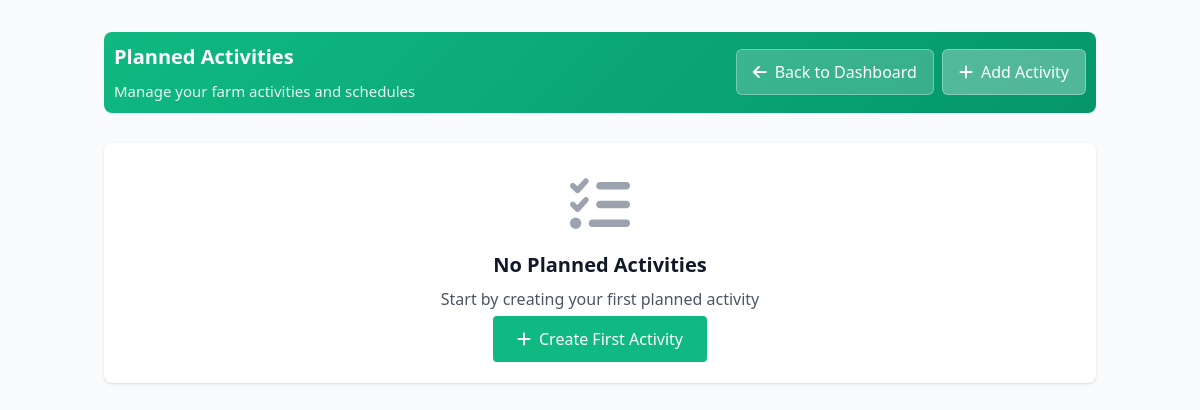
The app's page /plannedactivities/, older data.
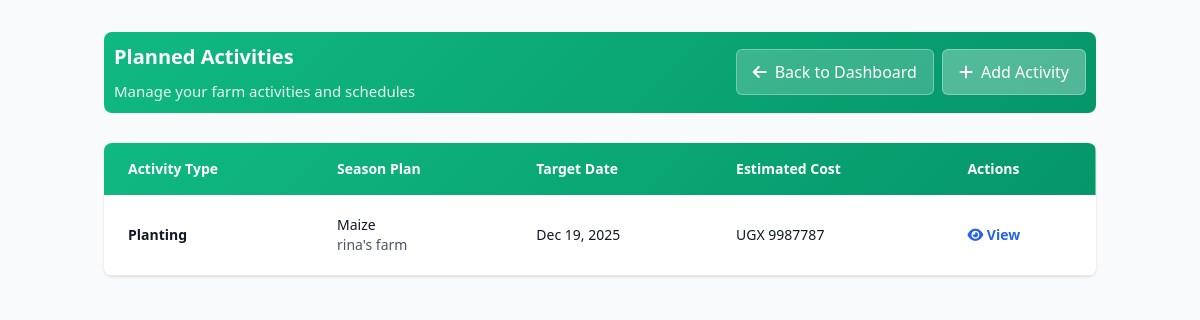
The same page, newer data.
### farmcore/models.py (models this page shows, shortened)
class PlannedActivity(models.Model):
    ACTIVITY_CHOICES = [
        ('land_preparation', 'Land Preparation'),
        ('planting', 'Planting'),
        ('weeding', 'Weeding'),
        ('spraying', 'Spraying'),
        ('harvesting', 'Harvesting'),
    ]
    season_plan = models.ForeignKey(SeasonPlan, on_delete=models.CASCADE)
    activity_type = models.CharField(max_length=100, choices=ACTIVITY_CHOICES, null=False, blank=False)
    target_date = models.DateField(blank=False, null=False)
    estimated_cost_ugx = models.FloatField( null=False, blank=False, default=0.0)

class SeasonPlan(models.Model):
    SEASON_CHOICES = [
        ('rainy', 'Rainy'),
        ('sunny', 'Sunny'),
    ]
    STATUS_CHOICES = [
        ('is_active', 'Is Active'),
        ('completed', 'Completed'),
        ('planned', 'Planned'),
    ]
    farm = models.ForeignKey(Farm, on_delete=models.CASCADE)
    crop_name = models.CharField(max_length=100)
    season_name = models.CharField(max_length=100, choices=SEASON_CHOICES)
    status = models.CharField( max_length=20, choices=STATUS_CHOICES, default='planned' )
    start_date = models.DateField( null=True, blank=True )

class Farm(models.Model):
    farmer = models.ForeignKey( Farmer, on_delete=models.CASCADE, related_name='farms')
    name = models.CharField( max_length=255, blank=False, null=False)
    size_in_acres = models.FloatField(max_length=100, blank=False, null=False)
    location = models.CharField( max_length=255,
        blank=False, null=False )

### farmcore/views.py (the view)
# urls.py: path("plannedactivities/", views.plannedactivities_list, name="plannedactivities_list"),
def plannedactivities_list(request):
    activities = PlannedActivity.objects.all()
    return render(request, "plannedactivities_list.html", {"activities": activities})

### farmcore/templates/plannedactivities_list.html (shortened to what the changed rows need)
{% load static %}
<!DOCTYPE html>
<html lang="en">
<head>
    <link rel="stylesheet" href="https://cdnjs.cloudflare.com/ajax/libs/font-awesome/6.0.0/css/all.min.css">
    <script src="https://cdn.tailwindcss.com"></script>
</head>
<body class="bg-gray-50">
    <div class="container mx-auto px-4 py-8">
        <div class="page-header">
            <div class="page-header-content">
                <h1>Planned Activities</h1>
            </div>
        </div>
        {% if activities %}
        <div class="bg-white rounded-lg shadow overflow-hidden">
            <table class="min-w-full">
                <thead style="background: linear-gradient(135deg, #10b981 0%, #059669 100%); color: white;">
                    <tr>
                        <th class="px-6 py-4 text-left font-bold text-sm">Activity Type</th>
                        <th class="px-6 py-4 text-left font-bold text-sm">Season Plan</th>
                        <th class="px-6 py-4 text-left font-bold text-sm">Target Date</th>
                        <th class="px-6 py-4 text-left font-bold text-sm">Estimated Cost</th>
                        <th class="px-6 py-4 text-left font-bold text-sm">Actions</th>
                    </tr>
                </thead>
                <tbody>
                    {% for activity in activities %}
                    <tr style="border-bottom: 1px solid #e8e8e8; transition: all 0.2s;" onmouseover="this.style.backgroundColor='#f0fdf4'; this.style.boxShadow='0 2px 8px rgba(16, 185, 129, 0.1)';" onmouseout="this.style.backgroundColor='white'; this.style.boxShadow='none';">
                        <td class="px-6 py-5 whitespace-nowrap">
                            <div class="text-sm font-semibold text-gray-900">{{ activity.get_activity_type_display }}</div>
                        </td>
                        <td class="px-6 py-5 whitespace-nowrap">
                            <div class="text-sm font-medium text-gray-900">{{ activity.season_plan.crop_name }}</div>
                            <div class="text-sm text-gray-600">{{ activity.season_plan.farm.name }}</div>
                        </td>
                        <td class="px-6 py-5 whitespace-nowrap">
                            <div class="text-sm font-medium text-gray-900">{{ activity.target_date|date:"M d, Y" }}</div>
                        </td>
                        <td class="px-6 py-5 whitespace-nowrap">
                            <div class="text-sm font-medium text-gray-900">
                                {% if activity.estimated_cost_ugx %}
                                    UGX {{ activity.estimated_cost_ugx|floatformat:0 }}
                                {% else %}
                                    <span class="text-gray-400">Not set</span>
                                {% endif %}
                            </div>
                        </td>
                        <td class="px-6 py-5 whitespace-nowrap text-sm font-medium">
                            <div class="flex gap-3">
                                <a href="{% url 'plannedactivity_detail' activity.id %}"
                                   class="text-blue-600 hover:text-blue-900 font-semibold">
                                    <i class="fas fa-eye"></i> View
                                </a>
                            </div>
                        </td>
                    </tr>
                    {% endfor %}
                </tbody>
            </table>
        </div>
        {% else %}
        <div class="bg-white rounded-lg shadow p-8 text-center">
            <i class="fas fa-tasks text-gray-400 text-6xl mb-4"></i>
            <h3 class="text-xl font-semibold text-gray-900 mb-2">No Planned Activities</h3>
            <p class="text-gray-600 mb-4">Start by creating your first planned activity</p>
            <a href="{% url 'plannedactivity_create' %}" class="bg-emerald-500 text-white px-6 py-3 rounded hover:bg-emerald-600">
                <i class="fas fa-plus mr-2"></i>Create First Activity
            </a>
        </div>
        {% endif %}
    </div>
</body>
</html>

Row changes from the older to the newer data that the page shows:
added PlannedActivity: activity_type "Planting", season_plan.crop_name "Maize", season_plan.farm.name "rina's farm", target_date "Dec 19, 2025", estimated_cost_ugx "9987787"
Text that changed along with them:
text no longer shown: "No Planned Activities Start by creating your first planned activity Create First Activity"
text now shown: "Activity Type Season Plan Target Date Estimated Cost Actions"
